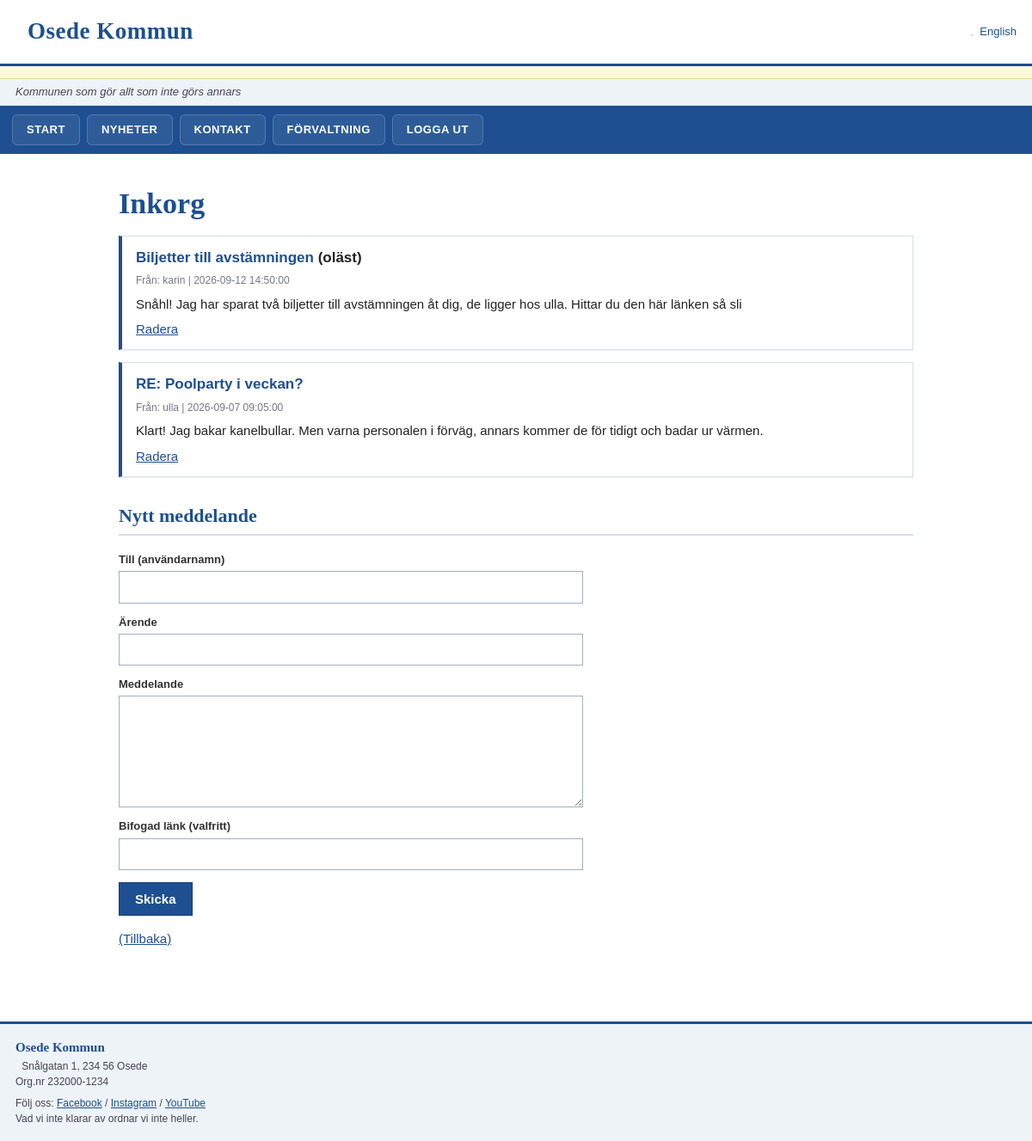
/panel/messages.php (signed in), run on the app's committed database.
### tables this page shows
CREATE TABLE messages (
  id INT AUTO_INCREMENT PRIMARY KEY,
  from_id INT NOT NULL,
  to_id INT NOT NULL,
  subject VARCHAR(255) NOT NULL,
  body TEXT NOT NULL,
  preview VARCHAR(512) DEFAULT NULL,
  created_at DATETIME NOT NULL,
  is_read TINYINT NOT NULL DEFAULT 0
);

CREATE TABLE users (
  id INT AUTO_INCREMENT PRIMARY KEY,
  username VARCHAR(64) NOT NULL UNIQUE,
  password_md5 CHAR(32) NOT NULL,
  email VARCHAR(128) NOT NULL,
  display_name VARCHAR(128) NOT NULL,
  role VARCHAR(16) NOT NULL DEFAULT 'staff'
);

### web/includes/i18n.php (called while the page is built, shortened)
<?php
function get_lang() {
    return 'sv';
}
function t($key) {
    $l = get_lang();
    if (isset($GLOBALS['STRINGS'][$l][$key])) return $GLOBALS['STRINGS'][$l][$key];
    return $key;
}

### web/includes/auth.php (called while the page is built, shortened)
<?php
function current_user() {
    $db = get_app_db();
    $q = 'SELECT * FROM users WHERE id = ' . (int)$_SESSION['uid'];
    $r = mysqli_query($db, $q);
    $u = mysqli_fetch_assoc($r);
    return $u;
}

### web/panel/messages.php (the view, shortened to what this page needs)
<?php
require_once __DIR__ . '/../includes/layout.php';
$me = require_login();
layout_header(t('msg_list'));
echo '<h1>' . htmlspecialchars(t('msg_inbox')) . '</h1>';
$db = get_app_db();
$r = mysqli_query($db, 'SELECT m.*, u.username AS fromname FROM messages m JOIN users u ON u.id = m.from_id WHERE m.to_id = ' . (int)$me['id'] . ' ORDER BY m.created_at DESC');
while ($m = mysqli_fetch_assoc($r)) {
    $unread = $m['is_read'] == 0 ? ' <b>(' . htmlspecialchars(t('msg_unread')) . ')</b>' : '';
    echo '<div class="newsitem"><h3><a href="/panel/messages.php?read=' . $m['id'] . '">' . htmlspecialchars($m['subject']) . '</a>' . $unread . '</h3>';
    echo '<div class="by">' . htmlspecialchars(t('msg_from')) . ' ' . htmlspecialchars($m['fromname']) . ' | ' . $m['created_at'] . '</div>';
    echo '<div class="excerpt">' . htmlspecialchars(substr($m['body'], 0, 120)) . '</div>';
    echo '<a href="/panel/messages.php?del=' . $m['id'] . '">' . htmlspecialchars(t('msg_delete')) . '</a></div>';
}
echo '<h2>' . htmlspecialchars(t('msg_new')) . '</h2>
<form method="post">
<div><label>' . htmlspecialchars(t('msg_to')) . '</label><input type="text" name="to"></div>
<div><label>' . htmlspecialchars(t('msg_subject')) . '</label><input type="text" name="subject" size="50"></div>
<div><label>' . htmlspecialchars(t('msg_message')) . '</label><textarea name="body" rows="5" cols="50"></textarea></div>
<div><label>' . htmlspecialchars(t('msg_link')) . '</label><input type="text" name="link" size="50"></div>
<div><button type="submit">' . htmlspecialchars(t('msg_send')) . '</button></div>
</form>
<p><a href="/panel/index.php">' . htmlspecialchars(t('back')) . '</a></p>';

### web/css/style.css (style rules this page uses)
* { box-sizing: border-box; }
body { margin: 0; font: 15px/1.55 Arial, Helvetica, sans-serif; color: #222; background: #fff; }
a { color: #1d4f91; }
h1 { font-family: Georgia, 'Times New Roman', serif; color: #1d4f91; font-size: 34px; margin: 8px 0 10px; }
h2 { font-family: Georgia, 'Times New Roman', serif; color: #1d4f91; font-size: 22px; border-bottom: 2px solid #d5dfe9; padding-bottom: 4px; margin-top: 28px; }
h3 { font-size: 17px; margin: 0 0 4px; }
h3 a { color: #1d4f91; text-decoration: none; }
.newsitem { border: 1px solid #d5dfe9; border-left: 4px solid #1d4f91; background: #fff; padding: 12px 16px; margin: 0 0 14px; box-shadow: 0 1px 2px rgba(30, 50, 80, 0.08); }
.by { font-size: 12px; color: #778; }
.excerpt { margin: 6px 0; }
form { max-width: 540px; }
label { display: block; font-weight: bold; margin: 12px 0 3px; font-size: 13px; color: #333; }
input[type=text], input[type=password], input[type=email], input[type=number], input[type=file], textarea, select { width: 100%; max-width: 540px; padding: 6px 8px; border: 1px solid #9fb0c3; background: #fff; font: inherit; }
textarea { min-height: 110px; vertical-align: top; }
input[type=submit], button { margin-top: 14px; background: #1d4f91; border: 1px solid #163d73; color: #fff; font: inherit; font-weight: bold; padding: 7px 18px; cursor: pointer; }

### data on the page
messages: subject "Biljetter till avstämningen", users.username "karin", created_at "2026-09-12 14:50:00", body "Snåhl! Jag har sparat två biljetter till avstämningen åt dig, de ligger hos ulla. Hittar du den här länken så sli"
messages: subject "RE: Poolparty i veckan?", users.username "ulla", created_at "2026-09-07 09:05:00", body "Klart! Jag bakar kanelbullar. Men varna personalen i förväg, annars kommer de för tidigt och badar ur värmen."

### other printed values
$me "Osede Kommun"
t('lang_switch') "English"
t('tagline') "Kommunen som gör allt som inte görs annars"
t('nav_start') "START"
t('nav_news') "NYHETER"
t('nav_contact') "KONTAKT"
t('nav_panel') "FÖRVALTNING"
t('logout') "LOGGA UT"
t('msg_inbox') "Inkorg"
t('msg_new') "Nytt meddelande"
t('msg_to') "Till (användarnamn)"
t('msg_subject') "Ärende"
t('msg_message') "Meddelande"
t('msg_link') "Bifogad länk (valfritt)"
t('msg_send') "Skicka"
